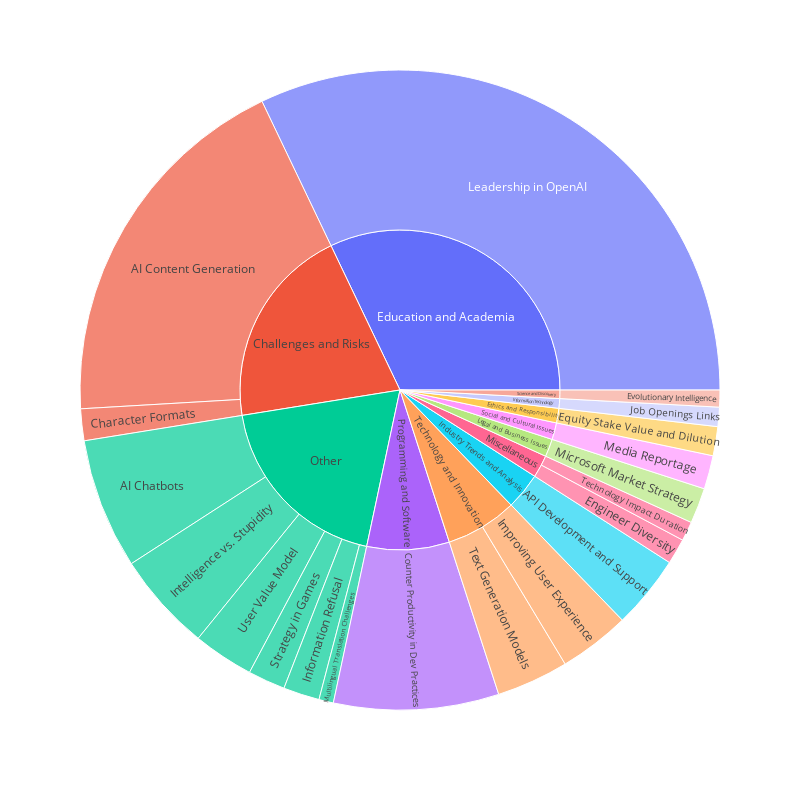

The code cell stored with this chart in its notebook:
### Code cell
fig = px.sunburst(df.iloc[:30], path=["topic_group_short_title", "short_title"], values="prevalence_ratio", hover_data=["one_sentence_summary", "topic_id"] )
fig.update_layout(width=800, height=800)
fig

### Figure 1 — Plotly figure (JSON) as saved in the notebook; plotly's stock layout.template omitted (floating-point values rounded to 4 significant figures)
{"data": [{"branchvalues": "total", "customdata": [["Exploring the advancements and challenges of AI chatbots in various contexts.", 321], ["The theme explores various aspects of AI-generated content, including models like GPT, copyright implications, and the potential for AI to write code.", 117], ["Discussion surrounding developer support, API functionality, and client engagement in various platforms and services.", 396], ["Discussion on various character formats, including emojis, invisible characters, and different encoding methods.", 505], ["The theme explores instances of counterproductive practices and decisions within developer scenarios.", 255], ["The theme explores the diverse paths and backgrounds of engineers in the field of data and software engineering.", 18], ["Understanding equity stake value and dilution is crucial for shareholders in startups to make informed decisions about their compensation and potential payouts.", 427], ["The theme explores the evolution of intelligence, biological programming, artificial intelligence, and the survival of humanity and species through space exploration and information networks.", 89], ["The theme focuses on various ways to enhance user experience, whether through identifying potential online scams, implementing temporary injunctions, preventing coding errors, or developing self-moderating message boards.", 511], ["This theme explores situations where individuals refuse to provide information or answers, often leading to frustration or ambiguity.", 295], ["The theme explores the contrast between intelligence and stupidity in different contexts.", 102], ["Various job openings in tech companies are shared with direct links for interested applicants to apply.", 333], ["The examples highlight the leadership, moral compass, and decision-making processes within OpenAI, particularly focusing on figures like Sam Altman.", 421], ["The theme revolves around media coverage and reporting in various contexts.", 152], ["The examples highlight Microsoft's market strategy and focus on user experience while providing a wide range of products and services.", 254], ["Handling translation challenges across multiple languages, including offensive words, slang, and sentence fragments.", 294], ["The theme explores various aspects of strategy in gaming, from skill development to bot learning algorithms.", 260], ["The theme explores the potential impact of technology on different aspects of society and individuals over time.", 57], ["The examples discuss the use of machine learning models, specifically language models, to generate text output based on input data.", 165], ["The examples explore the concept of deriving value from users, whether real or illusory, in various contexts such as data-driven decision-making and expanding user bases.", 144], ["(?)", "(?)"], ["The examples highlight the leadership, moral compass, and decision-making processes within OpenAI, particularly focusing on figures like Sam Altman.", 421], ["Understanding equity stake value and dilution is crucial for shareholders in startups to make informed decisions about their compensation and potential payouts.", 427], ["Discussion surrounding developer support, API functionality, and client engagement in various platforms and services.", 396], ["Various job openings in tech companies are shared with direct links for interested applicants to apply.", 333], ["The examples highlight Microsoft's market strategy and focus on user experience while providing a wide range of products and services.", 254], ["(?)", "(?)"], ["(?)", "(?)"], ["The theme explores instances of counterproductive practices and decisions within developer scenarios.", 255], ["The theme explores the evolution of intelligence, biological programming, artificial intelligence, and the survival of humanity and species through space exploration and information networks.", 89], ["The theme revolves around media coverage and reporting in various contexts.", 152], ["(?)", "(?)"]], "domain": {"x": [0, 1], "y": [0, 1]}, "hovertemplate": "labels=%{label}<br>prevalence_ratio=%{value}<br>parent=%{parent}<br>id=%{id}<br>one_sentence_summary=%{customdata[0]}<br>topic_id=%{customdata[1]}<extra></extra>", "ids": ["Other/AI Chatbots", "Challenges and Risks/AI Content Generation", "Industry Trends and Analysis/API Development and Support", "Challenges and Risks/Character Formats", "Programming and Software/Counter Productivity in Dev Practices", "Miscellaneous/Engineer Diversity", "Ethics and Responsibility/Equity Stake Value and Dilution", "Science and Discovery/Evolutionary Intelligence", "Technology and Innovation/Improving User Experience", "Other/Information Refusal", "Other/Intelligence vs. Stupidity", "Information Technology/Job Openings Links", "Education and Academia/Leadership in OpenAI", "Social and Cultural Issues/Media Reportage", "Legal and Business Issues/Microsoft Market Strategy", "Other/Multilingual Translation Challenges", "Other/Strategy in Games", "Miscellaneous/Technology Impact Duration", "Technology and Innovation/Text Generation Models", "Other/User Value Model", "Challenges and Risks", "Education and Academia", "Ethics and Responsibility", "Industry Trends and Analysis", "Information Technology", "Legal and Business Issues", "Miscellaneous", "Other", "Programming and Software", "Science and Discovery", "Social and Cultural Issues", "Technology and Innovation"], "labels": ["AI Chatbots", "AI Content Generation", "API Development and Support", "Character Formats", "Counter Productivity in Dev Practices", "Engineer Diversity", "Equity Stake Value and Dilution", "Evolutionary Intelligence", "Improving User Experience", "Information Refusal", "Intelligence vs. Stupidity", "Job Openings Links", "Leadership in OpenAI", "Media Reportage", "Microsoft Market Strategy", "Multilingual Translation Challenges", "Strategy in Games", "Technology Impact Duration", "Text Generation Models", "User Value Model", "Challenges and Risks", "Education and Academia", "Ethics and Responsibility", "Industry Trends and Analysis", "Information Technology", "Legal and Business Issues", "Miscellaneous", "Other", "Programming and Software", "Science and Discovery", "Social and Cultural Issues", "Technology and Innovation"], "name": "", "parents": ["Other", "Challenges and Risks", "Industry Trends and Analysis", "Challenges and Risks", "Programming and Software", "Miscellaneous", "Ethics and Responsibility", "Science and Discovery", "Technology and Innovation", "Other", "Other", "Information Technology", "Education and Academia", "Social and Cultural Issues", "Legal and Business Issues", "Other", "Other", "Miscellaneous", "Technology and Innovation", "Other", "", "", "", "", "", "", "", "", "", "", "", ""], "type": "sunburst", "values": [20.54, 58.69, 11.56, 4.994, 25.96, 4.028, 4.577, 2.662, 11.19, 5.705, 15.59, 3.036, 100, 5.287, 5.594, 2.284, 5.878, 3.049, 11.35, 9.557, 63.69, 100, 4.577, 11.56, 3.036, 5.594, 7.077, 59.56, 25.96, 2.662, 5.287, 22.54]}], "layout": {"height": 800, "legend": {"tracegroupgap": 0}, "margin": {"t": 60}, "width": 800}}
